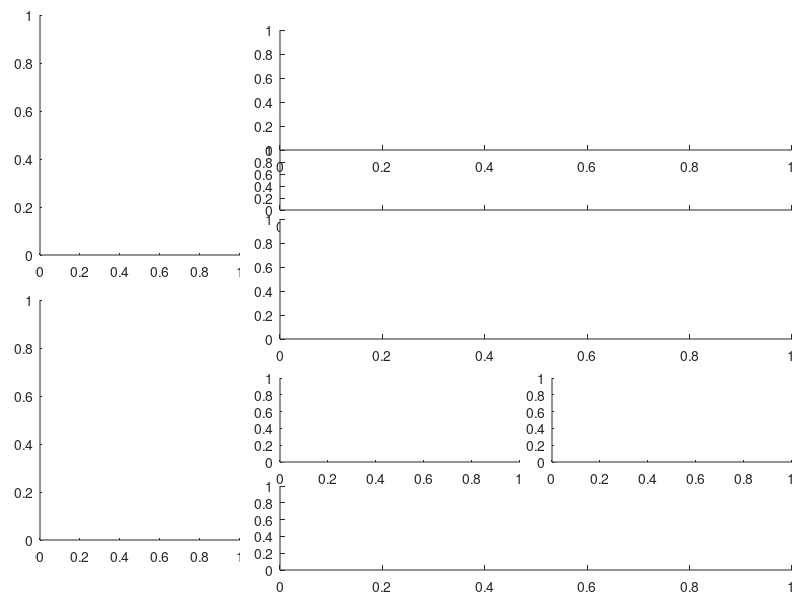

The MATLAB source for this figure:
function figIdDat=makeFigDataMon()
fid=figure('Position', [300, 185, 1200, 640], ...
           'Name', 'Data monitor', 'NumberTitle', 'off');
axes1=subplot('Position', [0.05 ,0.575, 0.25, 0.4]);   % Input waveform
axes2=subplot('Position', [0.05, 0.1, 0.25, 0.4]);   % Output waveform

axes4=subplot('Position', [0.35, 0.23, 0.30, 0.14]);
axes5=subplot('Position', [0.35, 0.05, 0.64, 0.14]);
axes7=subplot('Position', [0.69, 0.23, 0.30, 0.14]);

axes3 = subplot('Position', [0.35, 0.650, 0.64, 0.100]);
axes6 = subplot('Position', [0.35, 0.750, 0.64, 0.200]);
axes8 = subplot('Position', [0.35, 0.435, 0.64, 0.200]);

% axes5=subplot('Position',[0.7,0.575,0.275,0.4]);
% axes6=subplot('Position',[0.7,0.1,0.275,0.4]);
figIdDat = [fid, axes1, axes2, axes3, axes4, axes5, axes6, axes7, axes8];
return